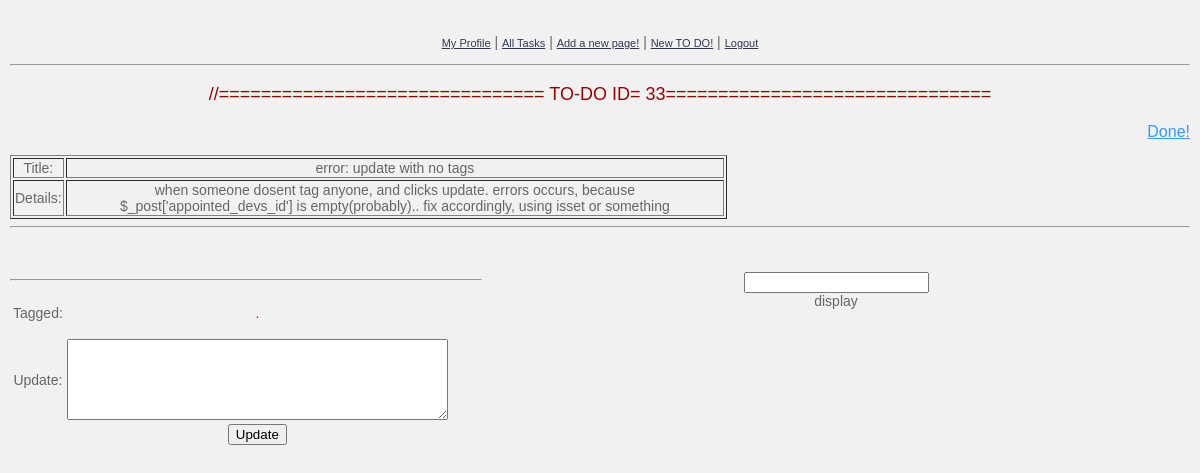
Screenshot of /update.php?object=33 (signed in) with the database file from the repository.
### tables this page shows
CREATE TABLE IF NOT EXISTS `to_do` (
  `to_do_id` int(11) NOT NULL AUTO_INCREMENT,
  `page_id` int(11) NOT NULL,
  `developer_id` int(11) NOT NULL,
  `title` text NOT NULL,
  `details` text NOT NULL,
  `done` tinyint(1) NOT NULL COMMENT 'Y or N',
  `timestamp` timestamp NOT NULL DEFAULT CURRENT_TIMESTAMP,
  PRIMARY KEY (`to_do_id`)
);

### update.php (the view, shortened to what this page needs)
<?php
	include('functions/connect_db.php');
?>
<!DOCTYPE html PUBLIC "-//W3C//DTD XHTML 1.0 Transitional//EN" "http://www.w3.org/TR/xhtml1/DTD/xhtml1-transitional.dtd">
<html xmlns="http://www.w3.org/1999/xhtml">
<head>
<link href="css/update.css" rel="stylesheet" type="text/css" />
</head>
<body >
<?php
	include('minicode/menu.php');
   if(isset($_GET['object']))
   {
	$to_do_id=$_GET['object'];
	 $query="SELECT * FROM to_do WHERE to_do_id='$to_do_id'";
		if(!$results= mysql_query($query,$db_link))
		{
			echo 'query 3 error ';
			exit();
		}
		if(!$row=mysql_fetch_assoc($results))
		{
			echo 'error: to do not found :S';
		}
?>
<p align="center" style="font-size:18px;color:#900"><?php echo '//=============================== TO-DO ID= ',$to_do_id,'=============================== ' ?> </p>
<p style="text-align:right"><a style="font-size:16px; color:#39F" href="<?php echo 'full-list.php'.'?done='.$_GET['object']?>">Done!</a></p>
<table width="717" border="1"  >
  <tr>
    <td width="71">Title:</td>
    <td width="100%"><?= $row['title']?></td>
  </tr>
  <tr>
    <td>Details:</td>
    <td><?= $row['details']?></td>
  </tr>
</table>
<hr style="color:#60C"/>
<?php
   }
?>
<div id="update_form">
   <p class="float_breaker">&nbsp;</p>
  <div class="div_update_input">
         <hr/>
  <form id="form1" name="form1" method="post" action="">
          <table width="200" border="0">
           <tr>
           <td>Tagged:</td>
           <td><p id="display_tagged"> .</p> </td>
           </tr>
            <tr>
              <td>Update:</td>
              <td><label for="textarea2"></label>
              <textarea name="details" id="details" cols="45" rows="5"></textarea></td>
            </tr>
            <tr>
              <td>     </td>
              <td><input type="submit" name="updates" id="updates" value="Update" /></td>
            </tr>
          </table>
        </form>
</div>
<input type="textbox" id="text1"/>
</div>
<div id="displaydata">display</div>
</body>
</html>

### css/update.css (style rules this page uses)
body { font: 14px Verdana, Arial, Helvetica, sans-serif; color: #666666; margin: 0px; padding: 20px 10px 0px; text-align: center; background-color: #F1F1F1; }
#display_tagged { color:#F00; }
.float_breaker { clear:both; }
.div_update_input { width:40%; float:left; }
a { color: #2D3954; font-size: 11px; }

### rows the page displays
to_do: title "error: update with no tags", details "when someone dosent tag anyone, and clicks update. errors occurs, because $_post['appointed_devs_id'] is empty(probably).. fix accordingly, using isset or something"

### other values shown
$to_do_id "33"
